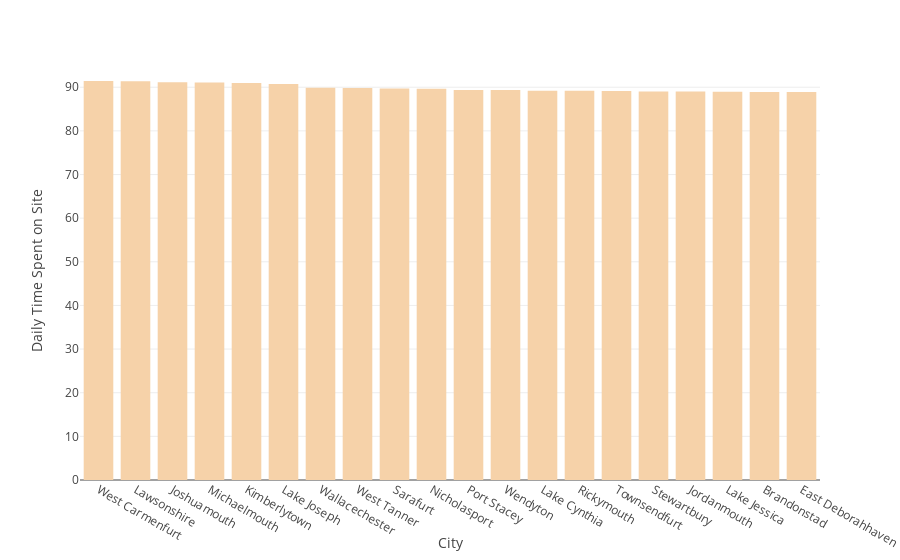

Write notebook code for a chart like this one.
### Markdown cell above
### top city with daily time

### Code cell
city_dailytime=pd.DataFrame(df.groupby('City')['Daily Time Spent on Site'].mean().sort_values(ascending=False)[:20])
city_dailytime=city_dailytime.rename_axis(['City']).reset_index()
city_dailytime
px.bar(city_dailytime, x='City', y='Daily Time Spent on Site',template="none",color_discrete_sequence= px.colors.sequential.Redor)

### Figure 1 — Plotly figure (JSON) as saved in the notebook; plotly's stock layout.template omitted (floating-point values rounded to 4 significant figures)
{"data": [{"alignmentgroup": "True", "hovertemplate": "City=%{x}<br>Daily Time Spent on Site=%{y}<extra></extra>", "legendgroup": "", "marker": {"color": "rgb(246, 210, 169)", "pattern": {"shape": ""}}, "name": "", "offsetgroup": "", "orientation": "v", "showlegend": false, "textposition": "auto", "type": "bar", "x": ["West Carmenfurt", "Lawsonshire", "Joshuamouth", "Michaelmouth", "Kimberlytown", "Lake Joseph", "Wallacechester", "West Tanner", "Sarafurt", "Nicholasport", "Port Stacey", "Wendyton", "Lake Cynthia", "Rickymouth", "Townsendfurt", "Stewartbury", "Jordanmouth", "Lake Jessica", "Brandonstad", "East Deborahhaven"], "xaxis": "x", "y": [91.43, 91.37, 91.15, 91.1, 90.97, 90.75, 89.91, 89.8, 89.71, 89.66, 89.37, 89.34, 89.21, 89.18, 89.15, 89.05, 89, 88.97, 88.91, 88.89], "yaxis": "y"}], "layout": {"barmode": "relative", "legend": {"tracegroupgap": 0}, "margin": {"t": 60}, "xaxis": {"anchor": "y", "domain": [0, 1], "title": {"text": "City"}}, "yaxis": {"anchor": "x", "domain": [0, 1], "title": {"text": "Daily Time Spent on Site"}}}}
